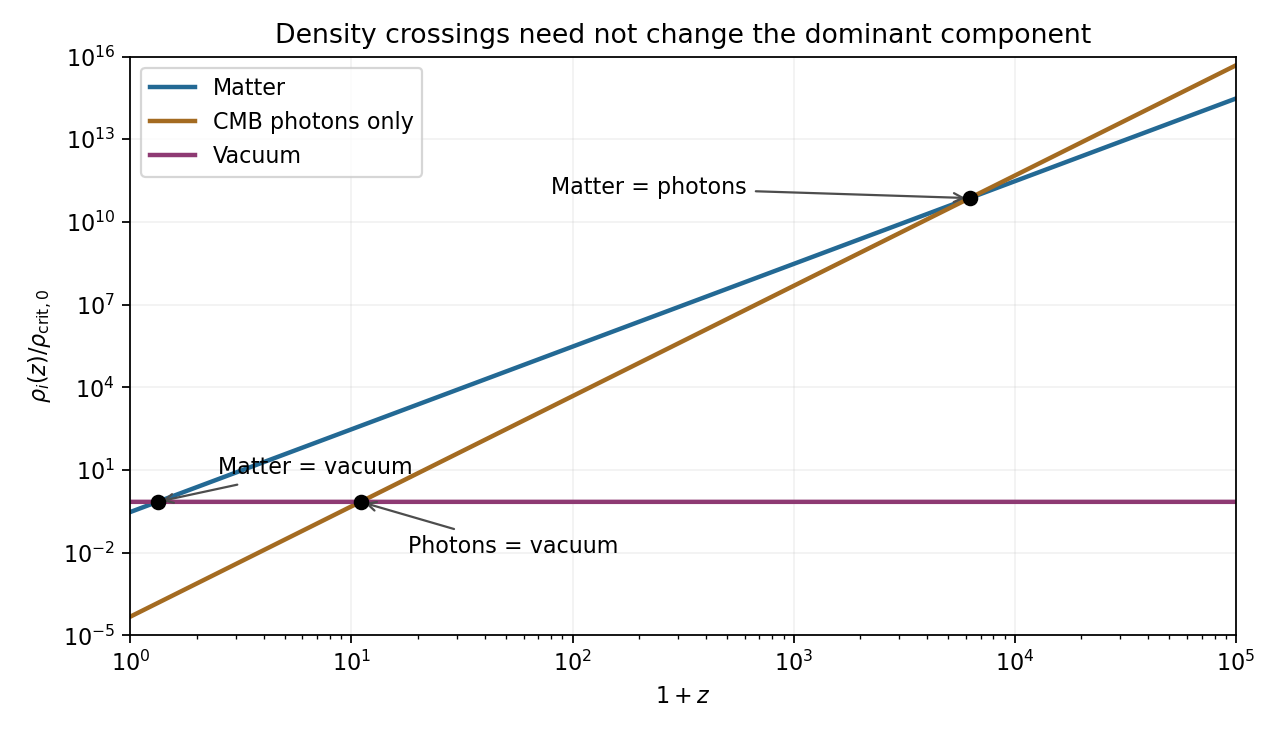

The Python source for this figure:
"""Original density scalings using the supplied CMB-only radiation model; PNG to cwd."""
import numpy as np
import matplotlib.pyplot as plt

def main():
    G=6.67430e-11;c=299792458.;H=72000/(1e6*3.086e16)
    rho=3*H**2/(8*np.pi*G);og=7.566e-16*2.73**4/(c*c*rho)
    xx=np.geomspace(1,1e5,1100)
    fig,ax=plt.subplots(figsize=(8,4.6))
    ax.loglog(xx,.3*xx**3,label='Matter',color='#236994',lw=2)
    ax.loglog(xx,og*xx**4,label='CMB photons only',color='#a46b21',lw=2)
    ax.loglog(xx,np.full_like(xx,.7),label='Vacuum',color='#8e3a73',lw=2)
    for x,y,text,offset in [((.7/.3)**(1/3),.7,'Matter = vacuum',(2.5,7)),((.7/og)**.25,.7,'Photons = vacuum',(18,.01)),(.3/og,.3*(.3/og)**3,'Matter = photons',(80,1e11))]:
        ax.scatter([x],[y],s=36,color='black',zorder=6)
        ax.annotate(text,(x,y),xytext=offset,arrowprops={'arrowstyle':'->','color':'.3'},fontsize=10)
    ax.set(xlim=(1,1e5),ylim=(1e-5,1e16),xlabel=r'$1+z$',ylabel=r'$\rho_i(z)/\rho_{\mathrm{crit},0}$',title='Density crossings need not change the dominant component')
    ax.grid(alpha=.16,which='major');ax.legend(loc='upper left')
    fig.tight_layout();fig.savefig('paper-1-density-crossings.png',dpi=160,facecolor='white');plt.close(fig)
if __name__=='__main__':main()
